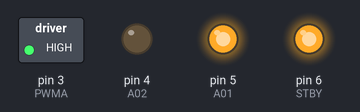
Simulated run of this sketch. Board: Arduino Uno, built with avr-gcc and run on an emulated ATmega328P. Parts: switched loads named in the sketch (green lamp = pin HIGH), output pins drawn as LEDs (lit = HIGH).

Above: at 1.0 s.
At 2.5 s:
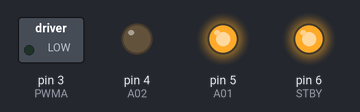
At 4.0 s:
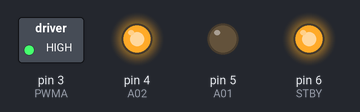
At 5.5 s:
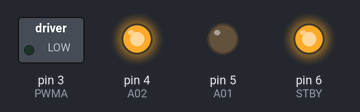
Timing chart, 0 to 7.8 s (numbered marks = the images above):
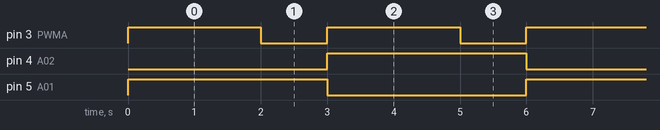

The sketch:

tb6612fng_avanti_indietro.ino
```cpp
// Definizione dei pin
#define PWMA 3   // Pin PWM per il controllo della velocità
#define A01 5   // Pin di direzione 1
#define A02 4   // Pin di direzione 2
#define STBY 6   // Pin standby per attivare il motore11111
void setup() {
  // Inizializzazione dei pin
  pinMode(PWMA, OUTPUT);
  pinMode(A01, OUTPUT);
  pinMode(A02, OUTPUT);
  pinMode(STBY, OUTPUT);

  // Impostiamo STBY a HIGH per attivare il motore
  digitalWrite(STBY, HIGH);
}

void loop() {
  // Movimento in avanti
  digitalWrite(A01, HIGH);  // Direzione avanti
  digitalWrite(A02, LOW);
  analogWrite(PWMA, 255);    // Velocità massima

  delay(2000);  // Motore in avanti per 2 secondi

  // Fermare il motore
  analogWrite(PWMA, 0);     // Spegnere il motore
  delay(1000);  // Pausa di 1 secondo

  // Movimento indietro
  digitalWrite(A01, LOW);   // Direzione indietro
  digitalWrite(A02, HIGH);
  analogWrite(PWMA, 255);    // Velocità massima

  delay(2000);  // Motore indietro per 2 secondi

  // Fermare il motore
  analogWrite(PWMA, 0);     // Spegnere il motore
  delay(1000);  // Pausa di 1 secondo
}
```

Measured:
- by itself, pin 3 (PWMA): alternates HIGH for 2.0 s and LOW for 1.0 s
- by itself, pin 4 (A02), pin 5 (A01): alternates HIGH for 3.0 s and LOW for 3.0 s
- by itself, everything shown: repeats every 6.0 s, in 4 steps
